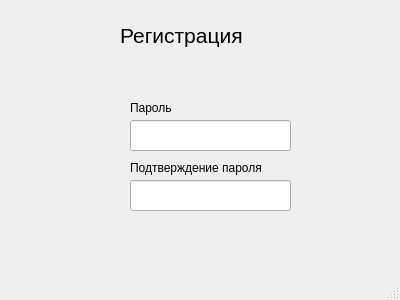
<?xml version="1.0" encoding="UTF-8"?>
<ui version="4.0">
 <class>MainWindow</class>
 <widget class="QMainWindow" name="MainWindow">
  <property name="geometry">
   <rect>
    <x>0</x>
    <y>0</y>
    <width>400</width>
    <height>300</height>
   </rect>
  </property>
  <property name="windowTitle">
   <string>Регистрация</string>
  </property>
  <property name="documentMode">
   <bool>false</bool>
  </property>
  <property name="password" stdset="0">
   <string/>
  </property>
  <widget class="QWidget" name="centralwidget">
   <widget class="QLabel" name="label">
    <property name="geometry">
     <rect>
      <x>120</x>
      <y>10</y>
      <width>151</width>
      <height>51</height>
     </rect>
    </property>
    <property name="maximumSize">
     <size>
      <width>151</width>
      <height>16777215</height>
     </size>
    </property>
    <property name="font">
     <font>
      <pointsize>16</pointsize>
     </font>
    </property>
    <property name="text">
     <string>Регистрация</string>
    </property>
   </widget>
   <widget class="QLabel" name="label_2">
    <property name="geometry">
     <rect>
      <x>130</x>
      <y>100</y>
      <width>55</width>
      <height>16</height>
     </rect>
    </property>
    <property name="text">
     <string>Пароль</string>
    </property>
   </widget>
   <widget class="QLineEdit" name="lineEdit_2">
    <property name="geometry">
     <rect>
      <x>130</x>
      <y>180</y>
      <width>161</width>
      <height>31</height>
     </rect>
    </property>
   </widget>
   <widget class="QLabel" name="label_3">
    <property name="geometry">
     <rect>
      <x>130</x>
      <y>160</y>
      <width>151</width>
      <height>16</height>
     </rect>
    </property>
    <property name="text">
     <string>Подтверждение пароля</string>
    </property>
   </widget>
   <widget class="QLineEdit" name="lineEdit_3">
    <property name="geometry">
     <rect>
      <x>130</x>
      <y>120</y>
      <width>161</width>
      <height>31</height>
     </rect>
    </property>
   </widget>
  </widget>
  <widget class="QStatusBar" name="statusbar"/>
 </widget>
 <resources/>
 <connections/>
</ui>
